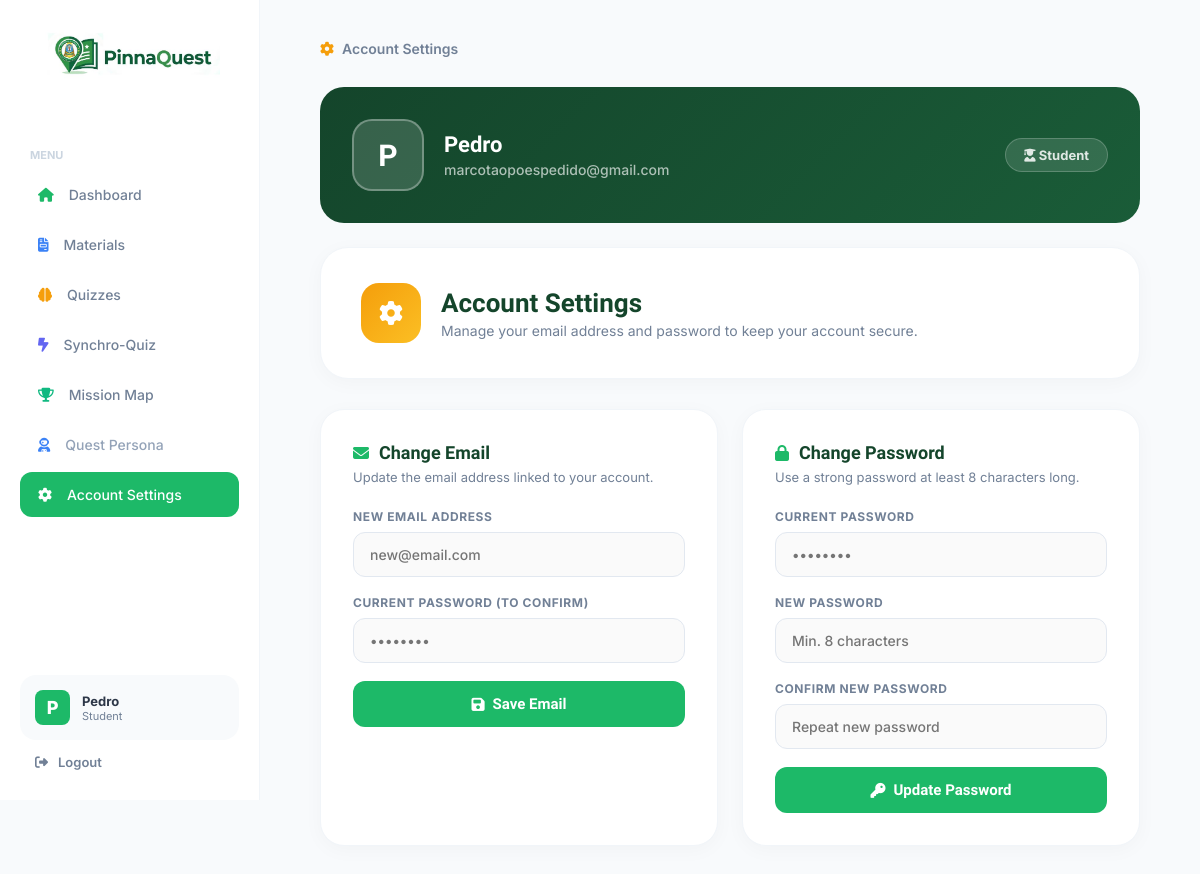
Page /account_settings.php (signed in) on the committed database.
### tables this page shows
CREATE TABLE `users` (
  `id` int(11) NOT NULL,
  `full_name` varchar(255) NOT NULL,
  `email` varchar(255) NOT NULL,
  `password` varchar(255) NOT NULL,
  `role` enum('student','teacher') NOT NULL,
  `display_name` varchar(50) DEFAULT NULL,
  `avatar_key` varchar(50) DEFAULT 'default',
  `xp` int(10) UNSIGNED DEFAULT 0,
  `level` int(10) UNSIGNED DEFAULT 1
);

### account_settings.php (the view, shortened to what this page needs)
<?php
include('db.php');
$user_id = intval($_SESSION['user_id']);
$role    = $_SESSION['role'] ?? 'student';
$res  = $conn->query("SELECT * FROM users WHERE id=$user_id");
$user = $res->fetch_assoc();
$display_name = !empty($user['display_name']) ? $user['display_name'] : $user['full_name'];
$initial      = strtoupper(mb_substr($display_name, 0, 1));
$email        = $user['email'];
$dashboard = $role === 'teacher' ? 'teacherdashboard.php' : 'studentdashboard.php';
$materials  = $role === 'teacher' ? 'teacher_materials.php' : 'materials.php';
?>
<!doctype html>
<html lang="en">
<head>
    <link rel="stylesheet" href="https://cdnjs.cloudflare.com/ajax/libs/font-awesome/6.4.0/css/all.min.css">
</head>
<body>
<div class="sidebar">
    <div class="logo-box"><img src="pinnaquest logo.JPG" alt="PinnaQuest"></div>
    <p class="menu-heading">Menu</p>
    <a href="<?php echo $dashboard; ?>" class="nav-link"><i class="fa-solid fa-house"></i> Dashboard</a>
    <a href="<?php echo $materials; ?>" class="nav-link"><i class="fa-solid fa-file-invoice"></i> Materials</a>
    <?php if ($role === 'student'): ?>
    <a href="quizzes.php"        class="nav-link"><i class="fa-solid fa-brain"></i> Quizzes</a>
    <a href="synchro_portal.php" class="nav-link"><i class="fa-solid fa-bolt-lightning"></i> Synchro-Quiz</a>
    <a href="leaderboard.php"    class="nav-link"><i class="fa-solid fa-trophy"></i> Mission Map</a>
    <a href="studentdashboard.php?openPersona=true" class="nav-link persona-link-style"><i class="fa-solid fa-user-astronaut"></i> Quest Persona</a>
    <?php else: ?>
    <?php endif; ?>
    <a href="account_settings.php" class="nav-link active"><i class="fa-solid fa-gear"></i> Account Settings</a>
    <div class="user-profile-bottom">
        <div class="sidebar-avatar"><?php echo $initial; ?></div>
        <div class="user-details">
            <h4><?php echo htmlspecialchars($display_name); ?></h4>
            <p><?php echo ucfirst($role); ?></p>
        </div>
    </div>
    <a href="logout.php" class="logout-link"><i class="fa-solid fa-sign-out-alt"></i> Logout</a>
</div>
<div class="main">
    <div class="breadcrumb">
        <i class="fa-solid fa-gear" style="color:#f59e0b"></i>
        <span>Account Settings</span>
    </div>
    <div class="profile-card">
        <div class="profile-avatar-lg"><?php echo $initial; ?></div>
        <div class="profile-info">
            <h3><?php echo htmlspecialchars($display_name); ?></h3>
            <p><?php echo htmlspecialchars($email); ?></p>
        </div>
        <div class="profile-badge"><i class="fa-solid fa-<?php echo $role === 'teacher' ? 'chalkboard-teacher' : 'user-graduate'; ?>"></i> <?php echo ucfirst($role); ?></div>
    </div>
    <div class="page-header">
        <div class="page-icon"><i class="fa-solid fa-gear"></i></div>
        <div>
            <h2>Account Settings</h2>
            <p>Manage your email address and password to keep your account secure.</p>
        </div>
    </div>
    <div class="settings-grid">
        <div class="settings-card">
            <h3><i class="fa-solid fa-envelope"></i> Change Email</h3>
            <p class="card-desc">Update the email address linked to your account.</p>
            <form id="email-form">
                <div class="form-group">
                    <label>New Email Address</label>
                    <input type="email" name="new_email" class="form-control" placeholder="new@email.com" required>
                </div>
                <div class="form-group">
                    <label>Current Password (to confirm)</label>
                    <input type="password" name="current_password" class="form-control" placeholder="••••••••" required>
                </div>
                <button type="submit" class="btn-save" id="email-btn">
                    <i class="fa-solid fa-floppy-disk"></i> Save Email
                </button>
            </form>
        </div>
        <div class="settings-card">
            <h3><i class="fa-solid fa-lock"></i> Change Password</h3>
            <p class="card-desc">Use a strong password at least 8 characters long.</p>
            <form id="pw-form">
                <div class="form-group">
                    <label>Current Password</label>
                    <input type="password" name="current_password" class="form-control" placeholder="••••••••" required>
                </div>
                <div class="form-group">
                    <label>New Password</label>
                    <input type="password" name="new_password" class="form-control" placeholder="Min. 8 characters" required>
                </div>
                <div class="form-group">
                    <label>Confirm New Password</label>
                    <input type="password" name="confirm_password" class="form-control" placeholder="Repeat new password" required>
                </div>
                <button type="submit" class="btn-save" id="pw-btn">
                    <i class="fa-solid fa-key"></i> Update Password
                </button>
            </form>
        </div>
    </div>
</div>
</body>
</html>

### rows in the picture
users: display_name "P", display_name "Pedro", email "marcotaopoespedido@gmail.com"

### other values in the picture
$role "Student"
